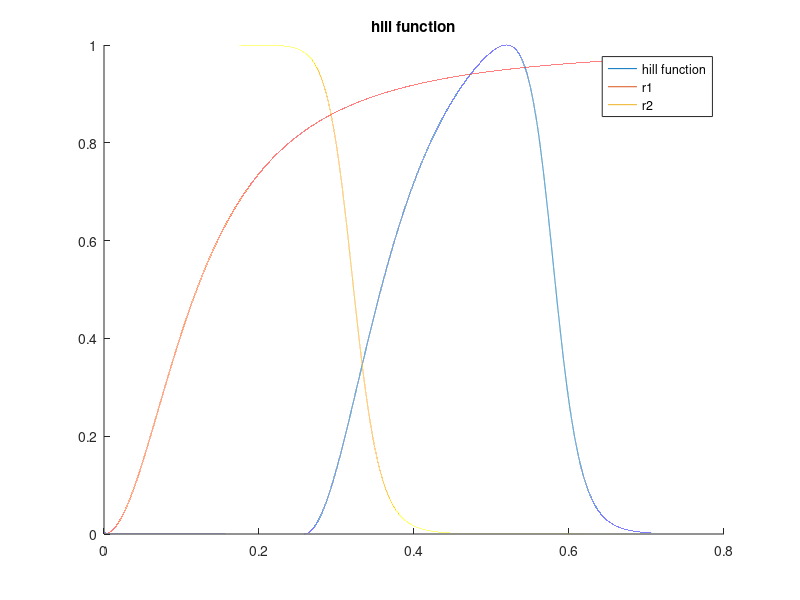

The MATLAB source for this figure: (Note: this script raises an error after producing the figure.)

% quadrature spacing 
debug = false; 
if debug 
    dt = 5e-5; 
else 
    dt = 5e-6; 
end 

MMHG_TO_CGS = 1333.22368;




historical_3 = true;
if historical_3
    
    HR = 85;
    
    cycle_duration = 60/HR
    
    % VTI version 
    % SV = 71.70;
    
    LVEDV = 121.7 
    LVESV = 56.9

    SV = LVEDV - LVESV

    % from echo 
    EF_echo = .58 
    EF_computed = SV / LVEDV

    % use clinical value 
    Q_goal_ml_per_cycle = SV; 

    ventricular_volume_initial = LVESV;
    
    adjust_venctricular_volume_by_start = true; 
    start_time_in_cycle = 0.1;
    
    % scales the waveform to these values 
    p_systolic_scaling = 105;
    p_diastolic_scaling = 65;
    
    basename_suffix = '_hist_3';
    
else    
    % basic case  
    cycle_duration = 0.8;
    Q_goal_L_per_min = 5.6; 
    ejection_fraction_goal = 0.70;
    
    Q_goal_ml_per_s = Q_goal_L_per_min * 1e3 / 60; 
    Q_goal_ml_per_cycle = Q_goal_ml_per_s * cycle_duration; 


    end_diastolic_volume = Q_goal_ml_per_cycle / ejection_fraction_goal
    ventricular_volume_initial = end_diastolic_volume - Q_goal_ml_per_cycle
    
    % permutes values to start at this time 
    % time arrays still start at zero  
    start_time_in_cycle = 0.15;
    
    basename_suffix = '';
end 
    
base_name = strcat('fourier_coeffs', basename_suffix);




% Poiseuille flow estimate on vessel 
L = 7; % cm 
radius = 1.25; % cm 
mu = 0.04; 
resistance_vessel = 1 / (8 * mu * L / (pi * radius^4))

% resistance mmHg 
resistance_lvot_mmHg = 0.0043; 
resistance_lvot = MMHG_TO_CGS * resistance_lvot_mmHg 

% estimate R ao via flow field differences at approximate peak 
% quite coarse but should not matter 
delta_p_av_mmHg = 7; 
q_av_est = 450; % ml/s
delta_p_av_dynescm2 = delta_p_av_mmHg * MMHG_TO_CGS; 

r_av = delta_p_av_dynescm2 / q_av_est


two_hill = true; 
if two_hill
    % hill function parameters 
    % brown AMBE 2023 
%     tau_1 = 0.0725 * 2 * cycle_duration 
%     tau_2 = 0.4503 * cycle_duration
% 
%     m1 = 2.7463
%     m2 = 21.5683

    if historical_3
        t_shift =  0.25825360072675096
        tau_1 =  0.1196986061189439
        tau_2 =  0.3221286862065595
        m1 =  2.006037476330199
        m2 =  18.929547432119648
    else 
        t_shift =  0.4080694895094201
        tau_1 =  0.7999999995665112
        tau_2 =  0.37189471760890913
        m1 =  1.0916763390925226
        m2 =  18.491969573464523

    end 



%     g1 = @(t) (t > 0) .* (t./tau_1).^m1; 
%     g2 = @(t) (t > 0) .* (t./tau_2).^m2; 


    g1 = @(t) (t./tau_1).^m1; 
    g2 = @(t) (t./tau_2).^m2; 
    
    r1 = @(t) g1(t) ./ (1 + g1(t)); 
    r2 = @(t) 1 ./ (1 + g2(t)); 
    two_hill_product = @(t) (g1(t) ./ (1 + g1(t))) .* (1 ./ (1 + g2(t))); 

    % broken 
    % two_hill_product_maximum_opt = -fminbnd(@(t) -two_hill_product(t), 0, cycle_duration); 

    % hack opt 
    times_hill = 0:dt:cycle_duration; % linspace(0,cycle_duration,cycle_duration/dt); 
    two_hill_product_maximum = max(two_hill_product(times_hill)); 

    % times_hill = linspace(0,cycle_duration,cycle_duration/dt); 
    
    k_coeff_two_hill = 1 / two_hill_product_maximum; 

    t_shift_hill = t_shift;
    
    % no periodicity handled here 
    % two_hill_function = @(t) k_coeff_two_hill * two_hill_product(t - t_shift_hill); 

    two_hill_function = @(t) k_coeff_two_hill * two_hill_product(mod(t - t_shift_hill,cycle_duration)); 
    
    % two_hill_function = @(t) two_hill_product(t); 

    figure; 
%     plot(times_hill, two_hill_product(times_hill)); 
    hold on    
    plot(times_hill, two_hill_function(times_hill)); 
    
%     plot(times_hill, g1(times_hill))
%     plot(times_hill, max(g1(times_hill), zeros(size(times_hill))) )
%     plot(times_hill, g1(times_hill)/max(abs(g1(times_hill))))
%     plot(times_hill, g2(times_hill)/max(abs(g2(times_hill))))

    plot(times_hill, r1(times_hill))
    plot(times_hill, r2(times_hill))

    % plot(times_hill, two_hill_function_periodic(times_hill)); 
    
    legend('hill function', 'r1', 'r2')
    
    
    title('hill function')
    
end 




table = readtable('pressure_curve_data/Physiologic_Mechanisms_Aortic_Insufficiency_Yellin/PhysiologicMechanismsinAorticInsufficiency_lv_la_ao.csv'); 

times_pressures = table.x; 
pressures_lv_raw = table.pressure_lv; 
pressures_aorta_raw = table.pressure_aorta; 
pressures_la_raw = table.pressure_la; 

pressure_raw_plot = false; 
if pressure_raw_plot
    figure; 
    plot(times_pressures, pressures_lv_raw)
    hold on 
    plot(times_pressures, pressures_la_raw)
    plot(times_pressures, pressures_aorta_raw)
end 

% normalize to cardiac cycle 
% start at zero 
times_pressures_adjusted = times_pressures(:) - times_pressures(1); 

% normalize times to desired cardiac cycle duration, both endpoints are included here 
times_pressures_adjusted = times_pressures_adjusted * cycle_duration / times_pressures_adjusted(end); 


bump_radius = 0.01; % 0.025; 
n_fourier_coeffs = 600; 
plots = false; 
t_mesh_one_cycle = 0:dt:cycle_duration; 
t = 0:dt:cycle_duration; 
% t = 0:dt:(cycle_duration*2); 


[a_0_pressure_lv, a_n_pressure_lv, b_n_pressure_lv, Series_pressure_lv, ~, ~, Series_pressure_lv_derivative] = ... 
    series_and_smooth([times_pressures_adjusted, pressures_lv_raw], dt, bump_radius, n_fourier_coeffs, plots, start_time_in_cycle); 

vals_series_pressure_lv = Series_pressure_lv(t); 
vals_series_pressure_lv_derivative = Series_pressure_lv_derivative(t); 

check_derivatives = false; 
if check_derivatives
    
    fd_derivatives = (Series_pressure_lv(t + dt) - Series_pressure_lv(t - dt)) / (2*dt); 
    
    figure; 
    plot(t, vals_series_pressure_lv_derivative)    
    hold on 
    plot(t, fd_derivatives)
    
    legend('series', 'finite diff derivative')
    
end 

% no time shift here, two hill includes the time shift from optimizer
[a_0_activation_two_hill, a_n_activation_two_hill, b_n_activation_two_hill, Series_activation_two_hill] = ... 
    series_and_smooth([t', two_hill_function(t)'], dt, bump_radius, n_fourier_coeffs, plots); 

vals_series_activation_two_hill = Series_activation_two_hill(t);

figure; 
plot(t, vals_series_activation_two_hill)
hold on 
plot(t', two_hill_function(t)', 'k--')
legend('series', 'inputs')

title('two hill act from series in lv exp data process')

suffix = '_lv_activation_two_hill'
file_name = strcat(base_name, suffix, '.txt'); 
output_series_coeffs_to_txt(a_0_activation_two_hill, a_n_activation_two_hill, b_n_activation_two_hill, n_fourier_coeffs, cycle_duration, file_name); 



% activation pressure proportional to ventricular pressure 
p_lv_activation_threshold = 20; 
activation_data_unscaled = (pressures_lv_raw > p_lv_activation_threshold) .* pressures_lv_raw;
activation_data = activation_data_unscaled / max(activation_data_unscaled);

[a_0_activation, a_n_activation, b_n_activation, Series_activation] = ... 
    series_and_smooth([times_pressures_adjusted, activation_data], dt, bump_radius, n_fourier_coeffs, plots, start_time_in_cycle); 

vals_series_activation = Series_activation(t);


suffix = '_lv_activation'
file_name = strcat(base_name, suffix, '.txt'); 
output_series_coeffs_to_txt(a_0_activation, a_n_activation, b_n_activation, n_fourier_coeffs, cycle_duration, file_name); 

[a_0_pressure_aorta, a_n_pressure_aorta, b_n_pressure_aorta, Series_pressure_aorta, ~, ~, Series_pressure_aorta_derivative] = ...
    series_and_smooth([times_pressures_adjusted, pressures_aorta_raw], dt, bump_radius, n_fourier_coeffs, plots, start_time_in_cycle); 

vals_series_pressure_aorta = Series_pressure_aorta(t); 
vals_series_pressure_aorta_derivative = Series_pressure_aorta_derivative(t); 

if exist('p_systolic_scaling', 'var') && exist('p_diastolic_scaling', 'var') 
    
    p_sys_orig = max(vals_series_pressure_aorta)
    p_dia_orig = min(vals_series_pressure_aorta)
    
    pulse_pressure_orig = p_sys_orig - p_dia_orig
    
    pulse_pressure_goal = p_systolic_scaling - p_diastolic_scaling
    
    pressure_scaling_ao = pulse_pressure_goal / pulse_pressure_orig
    
    pressure_shift_mean = pressure_scaling_ao * p_dia_orig - p_diastolic_scaling;
    
    a_0_pressure_aorta_adjust = pressure_scaling_ao * a_0_pressure_aorta - pressure_shift_mean; 
    a_n_pressure_aorta_adjust = pressure_scaling_ao * a_n_pressure_aorta;
    b_n_pressure_aorta_adjust = pressure_scaling_ao * b_n_pressure_aorta;
        
    aorta_series_no_array = @(t) a_0_pressure_aorta_adjust + sum(a_n_pressure_aorta_adjust .* cos((2*pi/cycle_duration) * (1:n_fourier_coeffs) .* t)' + ...  
                                 b_n_pressure_aorta_adjust .* sin((2*pi/cycle_duration) * (1:n_fourier_coeffs) .* t)' );   

    Series_pressure_aorta_adjust = @(t) arrayfun(aorta_series_no_array, t); 
    
    vals_series_pressure_aorta_adjust = Series_pressure_aorta_adjust(t);

    p_sys_adjust = max(vals_series_pressure_aorta_adjust)
    p_dia_adjust = min(vals_series_pressure_aorta_adjust)
    
    pulse_pressure_adjust = p_sys_adjust - p_dia_adjust
    
    % scale by multiple of aortic systolic pressure 
    pressure_scaling_lv = p_sys_adjust / p_sys_orig
    
    a_0_pressure_lv_adjust = pressure_scaling_lv * a_0_pressure_lv; 
    a_n_pressure_lv_adjust = pressure_scaling_lv * a_n_pressure_lv;
    b_n_pressure_lv_adjust = pressure_scaling_lv * b_n_pressure_lv;
        
    lv_series_no_array = @(t) a_0_pressure_lv_adjust + sum(a_n_pressure_lv_adjust .* cos((2*pi/cycle_duration) * (1:n_fourier_coeffs) .* t)' + ...  
                                 b_n_pressure_lv_adjust .* sin((2*pi/cycle_duration) * (1:n_fourier_coeffs) .* t)' );   

    Series_pressure_lv_adjust = @(t) arrayfun(lv_series_no_array, t); 
    
    vals_series_pressure_lv_adjust = Series_pressure_lv_adjust(t);
    
    figure; 
    plot(t, vals_series_pressure_aorta)
    hold on 
    plot(t, vals_series_pressure_aorta_adjust)
    plot(t, vals_series_pressure_lv)
    plot(t, vals_series_pressure_lv_adjust)
        
    p_lv_max = max(vals_series_pressure_lv)
    p_lv_min = min(vals_series_pressure_lv)
    p_lv_max_adjust = max(vals_series_pressure_lv_adjust)
    p_lv_min_adjust = min(vals_series_pressure_lv_adjust)

    % just reset the arrays 
    a_0_pressure_aorta = a_0_pressure_aorta_adjust;
    a_n_pressure_aorta = a_n_pressure_aorta_adjust;
    b_n_pressure_aorta = b_n_pressure_aorta_adjust;
    Series_pressure_aorta = Series_pressure_aorta_adjust;
    
    a_0_pressure_lv = a_0_pressure_lv_adjust;
    a_n_pressure_lv = a_n_pressure_lv_adjust;
    b_n_pressure_lv = b_n_pressure_lv_adjust;
    Series_pressure_lv = Series_pressure_lv_adjust;
    
    vals_series_pressure_aorta = vals_series_pressure_aorta_adjust;
    vals_series_pressure_lv = vals_series_pressure_lv_adjust;


end 



table_q_mitral = readtable('pressure_curve_data/Physiologic_Mechanisms_Aortic_Insufficiency_Yellin/PhysiologicMechanismsinAorticInsufficiency_fig1_q_mitral.csv'); 
times_q_mitral = table_q_mitral.x; 
q_mitral_raw = table_q_mitral.q_mitral; 

times_q_mitral_adjusted = times_q_mitral - times_q_mitral(1);
times_q_mitral_adjusted = times_q_mitral_adjusted * cycle_duration / times_q_mitral_adjusted(end);

[a_0_q_mitral, a_n_q_mitral, b_n_q_mitral, Series_q_mitral, ~, ~, Series_q_mitral_derivative] = ...
    series_and_smooth([times_q_mitral_adjusted, q_mitral_raw], dt, bump_radius, n_fourier_coeffs, plots, start_time_in_cycle); 


vals_series_q_mitral = Series_q_mitral(t);
vals_series_q_mitral_derivative = Series_q_mitral_derivative(t);

table_q_aorta = readtable('pressure_curve_data/Physiologic_Mechanisms_Aortic_Insufficiency_Yellin/PhysiologicMechanismsinAorticInsufficiency_fig1_q_aorta.csv'); 
times_q_aorta = table_q_aorta.x; 
q_aorta_raw = table_q_aorta.q_aorta; 

times_q_aorta_adjusted = times_q_aorta - times_q_aorta(1);
times_q_aorta_adjusted = times_q_aorta_adjusted * cycle_duration / times_q_aorta_adjusted(end);

[a_0_q_aorta, a_n_q_aorta, b_n_q_aorta, Series_q_aorta, ~, ~, Series_q_aorta_derivative] = ...
    series_and_smooth([times_q_aorta_adjusted, q_aorta_raw], dt, bump_radius, n_fourier_coeffs, plots, start_time_in_cycle); 

vals_series_q_aorta = Series_q_aorta(t);
vals_series_q_aorta_derivative = Series_q_aorta_derivative(t);


% normalize flow rate integrals 
% to be equal and to desired target
q_mitral_cumulative = dt * trapz(vals_series_q_mitral)
q_aorta_cumulative = dt * trapz(vals_series_q_aorta)

scaling_q_mitral = Q_goal_ml_per_cycle / q_mitral_cumulative;
scaling_q_aorta = Q_goal_ml_per_cycle / q_aorta_cumulative;

Series_q_mitral_scaled = @(t) scaling_q_mitral * Series_q_mitral(t);
Series_q_mitral_derivative_scaled = @(t) scaling_q_mitral * Series_q_mitral_derivative(t);

Series_q_aorta_scaled = @(t) scaling_q_aorta * Series_q_aorta(t);
Series_q_aorta_derivative_scaled = @(t) scaling_q_aorta * Series_q_aorta_derivative(t);

% re-compute tables with scaled series 
vals_series_q_mitral_scaled = Series_q_mitral_scaled(t);
vals_series_q_mitral_derivative_scaled = Series_q_mitral_derivative_scaled(t);

vals_series_q_aorta_scaled = Series_q_aorta_scaled(t);
vals_series_q_aorta_derivative_scaled = Series_q_aorta_derivative_scaled(t);

q_mitral_cumulative_scaled = dt * trapz(vals_series_q_mitral_scaled)
q_aorta_cumulative_scaled = dt * trapz(vals_series_q_aorta_scaled)



suffix = '_Q_mi'
file_name = strcat(base_name, suffix, '.txt'); 
output_series_coeffs_to_txt(scaling_q_mitral * a_0_q_mitral, scaling_q_mitral * a_n_q_mitral, scaling_q_mitral * b_n_q_mitral, n_fourier_coeffs, cycle_duration, file_name); 


if exist('adjust_venctricular_volume_by_start', 'var') && adjust_venctricular_volume_by_start
    % adds fraction of Q_mi that occurs during the shift to the initial ventricular volume 

    t_final_adjust = t(end);
    t_start_adjust = t_final_adjust - start_time_in_cycle;
    min_idx = find(t >= t_start_adjust,1);
    adjust_volume = dt * trapz(vals_series_q_mitral_scaled(min_idx:end))
    ventricular_volume_initial = ventricular_volume_initial + adjust_volume
end 



% cgs units for pressure
Series_pressure_lv_cgs = @(t) MMHG_TO_CGS * Series_pressure_lv(t);
Series_pressure_lv_derivative_cgs = @(t) MMHG_TO_CGS * Series_pressure_lv_derivative(t);
vals_series_pressure_lv_cgs = Series_pressure_lv_cgs(t); 
vals_series_pressure_lv_derivative_cgs = Series_pressure_lv_derivative_cgs(t); 

Series_pressure_aorta_cgs = @(t) MMHG_TO_CGS * Series_pressure_aorta(t);
Series_pressure_aorta_derivative_cgs = @(t) MMHG_TO_CGS * Series_pressure_aorta_derivative(t);
vals_series_pressure_aorta_cgs = Series_pressure_aorta_cgs(t); 
vals_series_pressure_aorta_derivative_cgs = Series_pressure_aorta_derivative_cgs(t); 


vals_ventricular_volume = zeros(size(vals_series_q_aorta)); 
vals_ventricular_volume_deriv = zeros(size(vals_series_q_aorta)); 
vals_ventricular_volume(1) = ventricular_volume_initial;

for j=2:length(vals_ventricular_volume)
    vals_ventricular_volume(j) = vals_ventricular_volume(j-1) + dt * (vals_series_q_mitral_scaled(j) - vals_series_q_aorta_scaled(j)); 
end 

for j=1:length(vals_ventricular_volume)
    vals_ventricular_volume_deriv(j) = vals_series_q_mitral_scaled(j) - vals_series_q_aorta_scaled(j); 
end 

series_plots = true; 

if series_plots
    figure; 
    subplot(4,1,1)
    plot(t, vals_series_pressure_lv)
    hold on 
    plot(t, vals_series_pressure_aorta)

    subplot(4,1,2)
    hold on 
    plot(t, vals_series_q_mitral_scaled)
    plot(t, vals_series_q_aorta_scaled)

    subplot(4,1,3)
    plot(t, vals_ventricular_volume)

    subplot(4,1,4);
    plot(t, vals_series_activation);

    %     figure; 
    %     plot(t, vals_series_pressure_lv_derivative)
    %     hold on 
    %     plot(t, vals_series_pressure_aorta_derivative)
    %     plot(t, vals_series_q_mitral_derivative_scaled)
    %     plot(t, vals_series_q_aorta_derivative_scaled)
    %     plot(t, vals_ventricular_volume_deriv)
    %     title('derivatives')
    %     legend('p lv derivative', 'p aorta derivative', 'q mi derivative', 'q_ao_derivative', 'lv derivative')
end 


run_matlab_zerod = false; 
if run_matlab_zerod
    % run the lpn 
    dt_lpn = 1e-4; 
    n_cycles = 1; 
    t_final = cycle_duration * n_cycles;
    P_ao_initial = 94*MMHG_TO_CGS;
    R_proximal = 83.6698220729; 
    C =  0.00167055364456;
    R_distal = 1287.64596307;

    v_initial = ventricular_volume_initial;


    KERCKHOFFS = true; 

    if KERCKHOFFS 
        Vrd = 26.1; % ml 
        Vrs = 18; % ml

        % parameters from KERCKHOFFS AMBE 2006 
        % lv 
        % note that min compliance is actually the larger value under confusing naming convention 
        C_min_ml_over_kPa = 11.0; 
        C_max_ml_over_kPa = 0.946; 

        % E_min_kPa = 1/C_min_ml_over_kPa; 
        % E_max_kPa = 1/C_max_ml_over_kPa; 

        ML_OVER_KPA_TO_ML_OVER_DYNEPERCM2 = 1e-4; 

        C_min_scaling = 5; 
        C_max_scaling = 5; 

        C_min_ml_over_dynespercm2 = C_min_scaling * C_min_ml_over_kPa * ML_OVER_KPA_TO_ML_OVER_DYNEPERCM2; 
        C_max_ml_over_dynespercm2 = C_max_scaling * C_max_ml_over_kPa * ML_OVER_KPA_TO_ML_OVER_DYNEPERCM2; 

        Emax = 1/C_max_ml_over_dynespercm2
        Emin = 1/C_min_ml_over_dynespercm2

        Emin_mmHg_over_ml = Emin / MMHG_TO_CGS 
        Emax_mmHg_over_ml = Emax / MMHG_TO_CGS

    else 
        error('not implemented');
    end 



    R_av_closed = 100000;
    steepness_av = 0.00001; 


    [times_lpn, P_lv, Q_ao, P_ao, V_lv, R_tanh] = solve_lv_ao_lpn(dt_lpn, t_final, v_initial, Vrd, Vrs, Emax, Emin, ...
                                         Series_q_mitral_scaled, Series_activation, ...
                                         P_ao_initial, R_proximal, C, R_distal, r_av, R_av_closed, steepness_av);
 


    figure;
    subplot(6,1,1)
    plot(t, vals_series_pressure_lv)
    hold on 
    plot(t, vals_series_pressure_aorta)
    plot(times_lpn, P_lv/MMHG_TO_CGS); 
    plot(times_lpn, P_ao/MMHG_TO_CGS);
    xlim([0 max(times_lpn)])

    legend('lv exp', 'ao exp', 'lv lpn', 'ao lpn');


    subplot(6,1,2)
    hold on 
    plot(t, vals_series_q_mitral_scaled)
    plot(t, vals_series_q_aorta_scaled)
    plot(times_lpn, Q_ao)
    xlim([0 max(times_lpn)])
    legend('q mi exp', 'q ao exp', 'q ao lpn')


    subplot(6,1,3)
    plot(times_hill, two_hill_function(times_hill)); 


    subplot(6,1,4)
    plot(t, vals_ventricular_volume)
    hold on 
    plot(times_lpn, V_lv)
    xlim([0 max(times_lpn)])
    legend('V integrated', 'V lpn')

    subplot(6,1,5);
    plot(t, vals_series_activation_two_hill);
    hold on 
    plot(t, vals_series_activation);
    xlim([0 max(times_lpn)])
    legend('two hill', 'act from p lv')
    title('act')

    subplot(6,1,6)
    plot(times_lpn, R_tanh)
    xlim([0 max(times_lpn)])
    title('r valve')
    
    figure; 
    hold on 
    plot(V_lv, P_lv/MMHG_TO_CGS)
    xlabel('V ml')
    ylabel('P LV mmHg')

end


p_ao_mean_mmHg = mean(vals_series_pressure_aorta)
p_ao_mean_cgs  = mean(vals_series_pressure_aorta_cgs)



% % estimate linear pressure volume relation 
% t_0 = 0; 
% t_1 = .2; 
% 
% t_0_idx = find(times >= t_0, 1);
% t_1_idx = find(times >= t_1, 1);
% 
% vol_0 = vals_ser






output_to_sv0d = true; 
if output_to_sv0d
    % output 
    format long 

    f = fopen("array_values.json", "w");
    
    % 
    fprintf(f,'"Vc:ventricle": %.14f,\n', vals_ventricular_volume(1));
    fprintf(f,'\n');
    
    % times
    print_var_string(f,t,'Q',vals_series_q_mitral_scaled);
    print_var_string(f,t,'t',t);
    fprintf(f,'\n');
    
   
    % 
    fprintf(f, '        "y": {\n');
    print_var_string(f,t,'flow:ventricle:valve1', vals_series_q_aorta_scaled)
    print_var_string(f,t,'pressure:ventricle:valve1', vals_series_pressure_lv_cgs)
    print_var_string(f,t,'flow:vessel:OUTLET', vals_series_q_aorta_scaled)
    print_var_string(f,t,'pressure:vessel:OUTLET', vals_series_pressure_aorta_cgs)
    print_var_string(f,t,'Vc:ventricle', vals_ventricular_volume);

    fprintf(f, '    },\n');

    plot_pressure_checks = true; 
    if plot_pressure_checks
        figure; 
        hold on; 
        plot(t, vals_series_pressure_lv)
        plot(t, vals_series_pressure_lv_cgs/MMHG_TO_CGS)

        plot(t, vals_series_pressure_aorta)
        plot(t, vals_series_pressure_aorta_cgs/MMHG_TO_CGS)

        legend('lv mmHg', 'lv converted', 'ao mmHg', 'ao converted')

    end 


%     fprintf(f, '    "dy": {\n');
%     print_var_string(f,t,'flow:ventricle:valve1', vals_series_q_aorta_derivative_scaled)
%     print_var_string(f,t,'pressure:ventricle:valve1', vals_series_pressure_lv_derivative_cgs)
%     print_var_string(f,t,'flow:vessel:OUTLET', vals_series_q_aorta_derivative_scaled)
%     print_var_string(f,t,'pressure:vessel:OUTLET', vals_series_pressure_aorta_derivative_cgs)
%     print_var_string(f,t,'Vc:ventricle', vals_ventricular_volume_deriv);
%     fprintf(f, '    },\n');

end 

function print_var_string(f,t,name,vals)

    fprintf(f, '        "%s": [\n', name);
    fprintf(f, '            ');
    for j = 1:length(t)
        fprintf(f, '%.14f', vals(j));
        if j < length(t)
            fprintf(f, ', ');
        end 
    end 
    fprintf(f, '\n');
    fprintf(f, '        ],\n');

end 
